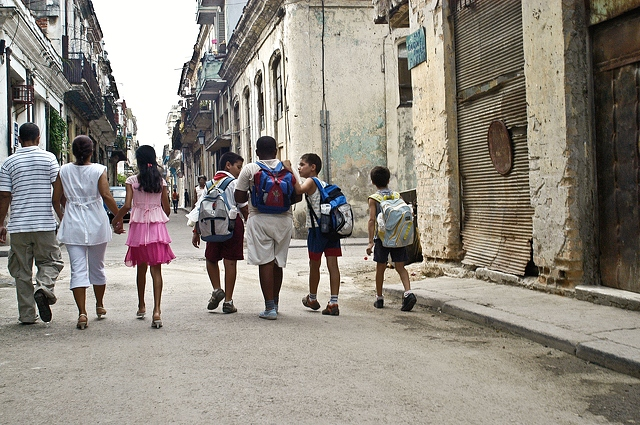
#> input picture lecture12/data/new_data/people.jpg, 640 x 425 px, given in place of lena.jpg, which was not available
$ python page69_face_detection_using_haar_and_lbp_features.py
#> lines starting #> are read from the running program, lines starting #| are printed output that depends on the picture; after the words box and inside, x2 and y2 are one past the last pixel; in counts of white or black regions, pixels touching at a corner belong together; pictures that were not available may be replaced by others from this repository, and a replacement may not be noted
### lecture12/common.py
from __future__ import annotations

from pathlib import Path
from urllib.request import urlopen

import cv2
import numpy as np


ROOT_DIR = Path(__file__).resolve().parent
DATA_DIR = ROOT_DIR / "data"
OUTPUT_DIR = ROOT_DIR / "output"

PEDESTRIAN_DIR = DATA_DIR / "pedestrians"
OCR_DIR = DATA_DIR / "ocr"
FACE_DIR = DATA_DIR / "faces"
ARUCO_DIR = DATA_DIR / "aruco"
NEW_DATA_DIR = DATA_DIR / "new_data"

PEDESTRIAN_URLS = {
    "basketball1.png": "https://raw.githubusercontent.com/opencv/opencv/4.x/samples/data/basketball1.png",
    "basketball2.png": "https://raw.githubusercontent.com/opencv/opencv/4.x/samples/data/basketball2.png",
}
OCR_DIGITS_URL = "https://raw.githubusercontent.com/opencv/opencv/4.x/samples/data/digits.png"
LENA_URL = "https://raw.githubusercontent.com/opencv/opencv/4.x/samples/data/lena.jpg"
LBP_CASCADE_URL = "https://raw.githubusercontent.com/opencv/opencv/4.x/data/lbpcascades/lbpcascade_frontalface_improved.xml"

FACE_SCENE_PATH = FACE_DIR / "synthetic_group.png"
LENA_PATH = FACE_DIR / "lena.jpg"
LBP_CASCADE_PATH = FACE_DIR / "lbpcascade_frontalface_improved.xml"
OCR_DIGITS_PATH = OCR_DIR / "digits.png"
ARUCO_SCENE_PATH = ARUCO_DIR / "synthetic_markers.png"

ARUCO_DICTIONARY_NAME = "DICT_4X4_50"
ARUCO_MARKER_IDS = [5, 12, 23, 31]


def to_uint8(image: np.ndarray) -> np.ndarray:
    if image.dtype == np.uint8:
        return image
    image_float = image.astype(np.float32)
    if float(image_float.min()) >= 0.0 and float(image_float.max()) <= 1.0:
        image_float *= 255.0
    return np.clip(image_float, 0, 255).astype(np.uint8)


def ensure_color(image: np.ndarray) -> np.ndarray:
    image_uint8 = to_uint8(image)
    if image_uint8.ndim == 2:
        return cv2.cvtColor(image_uint8, cv2.COLOR_GRAY2BGR)
    return image_uint8


def save_image(path: Path, image: np.ndarray) -> Path:
    path.parent.mkdir(parents=True, exist_ok=True)
    if not cv2.imwrite(str(path), to_uint8(image)):
        raise OSError(f"Could not save image: {path}")
    print(f"Saved image: {path}")
    return path


def plot_bgr(ax, image: np.ndarray, title: str) -> None:
    ax.imshow(cv2.cvtColor(ensure_color(image), cv2.COLOR_BGR2RGB))
    ax.set_title(title)
    ax.axis("off")


# [4 lines left out: function plot_gray, not called in this run]


def draw_text_block(ax, title: str, text: str) -> None:
    ax.axis("off")
    ax.set_title(title)
    ax.text(0.02, 0.98, text, va="top", ha="left", family="monospace", fontsize=9)


def finalize_figure(fig, filename: str, show: bool = False) -> Path:
    import matplotlib.pyplot as plt

    OUTPUT_DIR.mkdir(parents=True, exist_ok=True)
    out_path = OUTPUT_DIR / filename
    fig.tight_layout()
    fig.savefig(out_path, dpi=160, bbox_inches="tight")
    print(f"Saved figure: {out_path}")
    if show:
        plt.show()
    else:
        plt.close(fig)
    return out_path


def download_bytes(url: str) -> bytes:
    with urlopen(url, timeout=30) as response:
        return response.read()


def download_image(url: str) -> np.ndarray:
    buffer = np.frombuffer(download_bytes(url), dtype=np.uint8)
    image = cv2.imdecode(buffer, cv2.IMREAD_COLOR)
#> image is the input picture: shape (425, 640, 3); mean B, G, R 129.8, 138.9, 144.9
    if image is None:
        raise ValueError(f"Could not decode image from URL: {url}")
    return image


def write_downloaded_file(url: str, destination: Path) -> Path:
    if destination.exists():
        return destination
    destination.parent.mkdir(parents=True, exist_ok=True)
    destination.write_bytes(download_bytes(url))
    print(f"Saved file: {destination}")
    return destination


def write_downloaded_image(url: str, destination: Path) -> Path:
    if destination.exists():
        return destination
    destination.parent.mkdir(parents=True, exist_ok=True)
    save_image(destination, download_image(url))
    return destination


def load_color_image(path: Path) -> np.ndarray:
    image = cv2.imread(str(path), cv2.IMREAD_COLOR)
    if image is None:
        raise FileNotFoundError(f"Could not read image: {path}")
    return image


# [5 lines left out: function load_grayscale_image, not called in this run]


def ensure_base_dirs() -> None:
    DATA_DIR.mkdir(parents=True, exist_ok=True)
    OUTPUT_DIR.mkdir(parents=True, exist_ok=True)


# [6 lines left out: function generate_marker_image, not called in this run]


def build_face_scene() -> np.ndarray:
    lena = load_color_image(LENA_PATH)
    canvas = np.full((1400, 1400, 3), 236, dtype=np.uint8)
    cv2.rectangle(canvas, (30, 30), (1370, 1370), (248, 248, 248), -1)
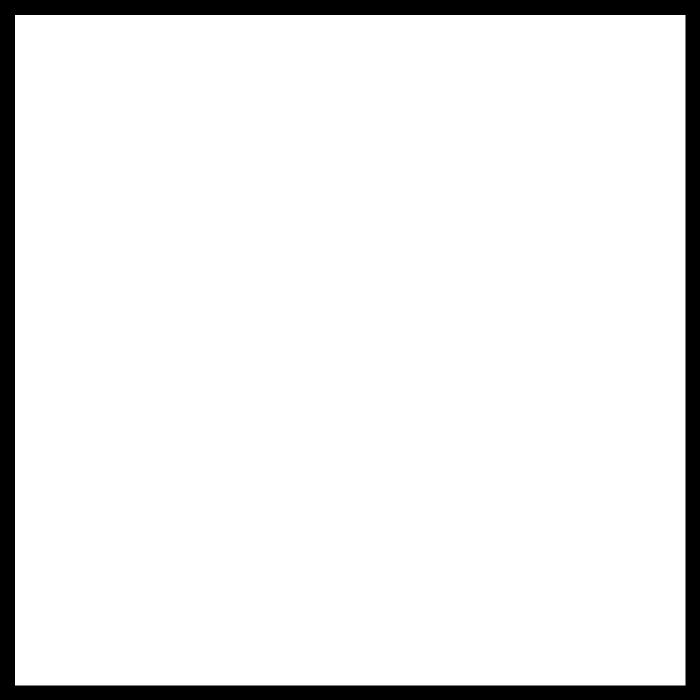
#> canvas: shape (1400, 1400, 3) (shown at 1/2 size); values 236 (black) and 248 (white), 91.7% white; 1 black region, box (x1, y1, x2, y2) and area: (0, 0, 1400, 1400) 161719
    cv2.rectangle(canvas, (30, 30), (1370, 1370), (215, 215, 215), 4, cv2.LINE_AA)
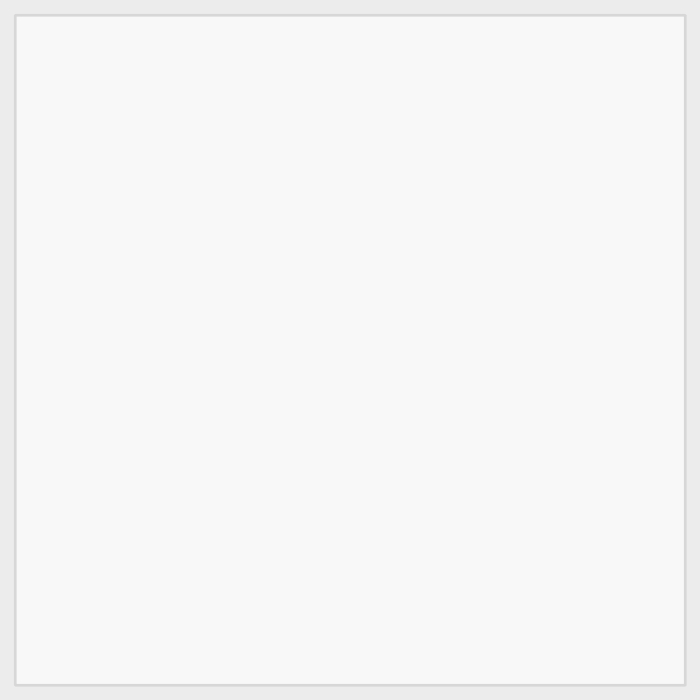
#> canvas: shape (1400, 1400, 3) (shown at 1/2 size); 1.91% of pixels changed, all inside (x1, y1, x2, y2) = (27, 27, 1374, 1374)

    placements = [
        (50, 80, 0.70),
        (720, 90, 0.80),
        (300, 720, 0.90),
    ]
    for x, y, scale in placements:
        face = cv2.resize(lena, None, fx=scale, fy=scale, interpolation=cv2.INTER_LINEAR)
        height, width = face.shape[:2]
        shadow = canvas[y + 18 : y + 18 + height, x + 18 : x + 18 + width]
        shadow[:] = (shadow.astype(np.float32) * 0.85).astype(np.uint8)
        canvas[y : y + height, x : x + width] = face
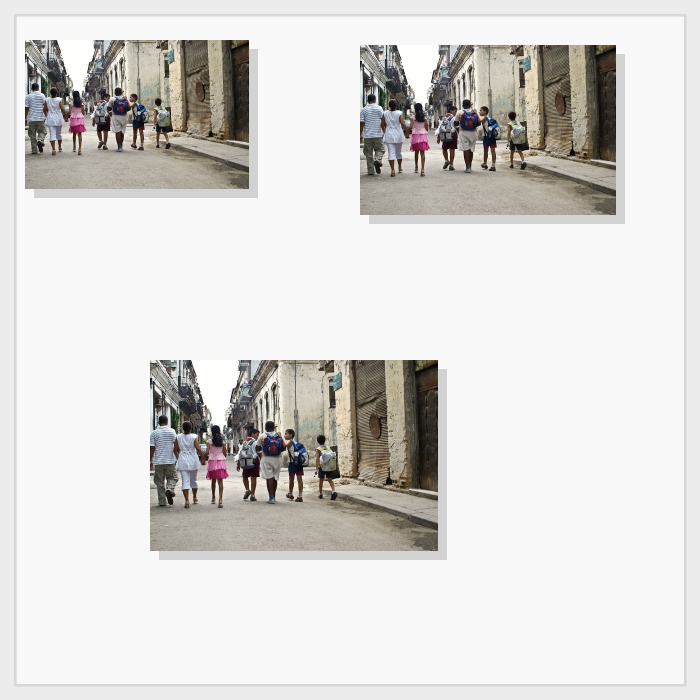
#> canvas: shape (1400, 1400, 3) (shown at 1/2 size); mean of channels 0, 1, 2 213.9, 216.3, 217.9; drawn as B, G, R
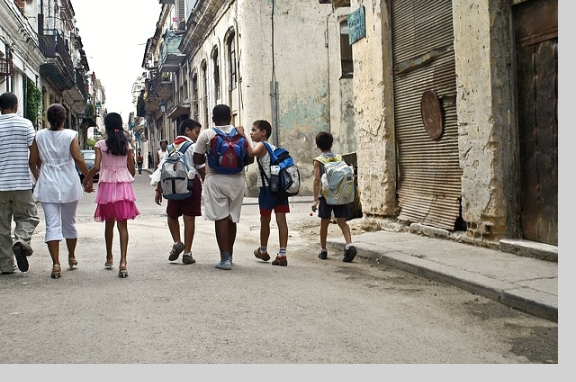
#> shadow: shape (382, 576, 3); mean B, G, R 135.4, 143.9, 149.8
    return canvas


# [41 lines left out: functions build_aruco_scene, ensure_pedestrian_dataset, not called in this run]


def ensure_ocr_dataset() -> None:
    ensure_base_dirs()
    write_downloaded_image(OCR_DIGITS_URL, OCR_DIGITS_PATH)


def ensure_face_dataset() -> None:
    ensure_base_dirs()
    write_downloaded_image(LENA_URL, LENA_PATH)
    write_downloaded_file(LBP_CASCADE_URL, LBP_CASCADE_PATH)
    if not FACE_SCENE_PATH.exists():
        save_image(FACE_SCENE_PATH, build_face_scene())


# [23 lines left out: functions ensure_aruco_dataset, ensure_demo_data, pedestrian_image_paths, not called in this run]


def digits_image_path() -> Path:
    ensure_ocr_dataset()
    return OCR_DIGITS_PATH


def face_scene_path() -> Path:
    ensure_face_dataset()
    return FACE_SCENE_PATH


def haar_cascade_path() -> Path:
    user_path = NEW_DATA_DIR / "haarcascade_frontalface_default.xml"
    if user_path.exists():
        return user_path
    return Path(cv2.data.haarcascades) / "haarcascade_frontalface_default.xml"


def lbp_cascade_path() -> Path:
    user_path = NEW_DATA_DIR / "lbpcascade_frontalface.xml"
    if user_path.exists():
        return user_path
    ensure_face_dataset()
    return LBP_CASCADE_PATH


def aruco_scene_path() -> Path:
    ensure_aruco_dataset()
    return ARUCO_SCENE_PATH


def face_video_path() -> Path | None:
    candidate = NEW_DATA_DIR / "faces.mp4"
    if candidate.exists():
        return candidate
    return None

### lecture12/page69_face_detection_using_haar_and_lbp_features.py
from __future__ import annotations

import argparse
import time
from dataclasses import dataclass

import cv2
import matplotlib.pyplot as plt
import numpy as np
from matplotlib.gridspec import GridSpec

from common import draw_text_block, face_scene_path, face_video_path, finalize_figure, haar_cascade_path, lbp_cascade_path, load_color_image, plot_bgr


@dataclass
class FaceDetectionResult:
    label: str
    annotated: np.ndarray
    boxes: list[tuple[int, int, int, int]]
    elapsed_ms: float


@dataclass
class VideoFrameResult:
    frame_index: int
    timestamp_s: float
    original: np.ndarray
    haar: FaceDetectionResult
    lbp: FaceDetectionResult


def parse_args() -> argparse.Namespace:
    parser = argparse.ArgumentParser(description="Lecture 12 page 69: face detection using Haar and LBP features.")
    parser.add_argument("--show", action="store_true", help="Open the Matplotlib figure after saving.")
    return parser.parse_args()


def detect_faces(
    image,
    classifier: cv2.CascadeClassifier,
    label: str,
    color: tuple[int, int, int],
    scale_factor: float,
    min_neighbors: int,
    min_size: tuple[int, int],
    min_area: int = 0,
) -> FaceDetectionResult:
#> called with label = 'Haar', color = (50, 200, 50), scale_factor = 1.1, min_neighbors = 4, min_size = (60, 60), min_area = 0
    gray = cv2.cvtColor(image, cv2.COLOR_BGR2GRAY)
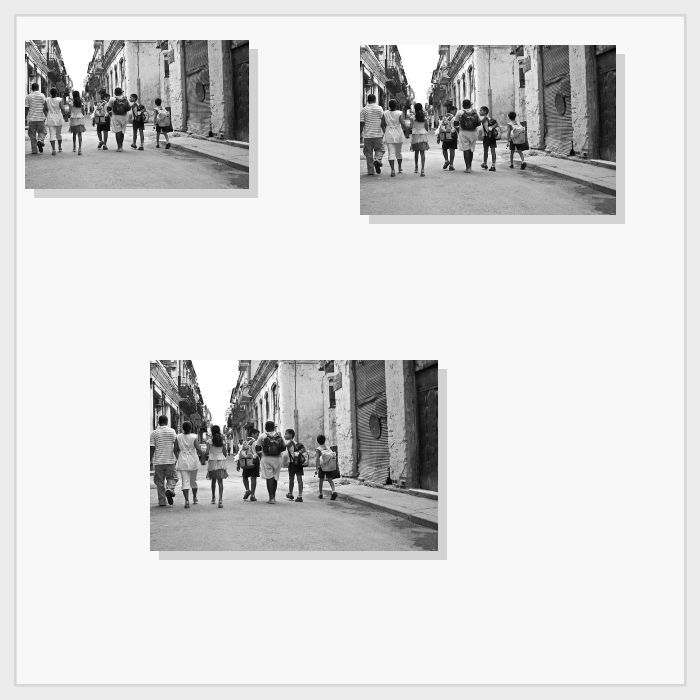
#> gray: shape (1400, 1400) (shown at 1/2 size); min 1, max 255, mean 216.5
    start_time = time.perf_counter()
    raw_boxes = classifier.detectMultiScale(
        gray,
        scaleFactor=scale_factor,
        minNeighbors=min_neighbors,
        minSize=min_size,
    )
#> raw_boxes = [[34, 63, 71, 71], [703, 72, 79, 79], [281, 700, 90, 90]]
    elapsed_ms = (time.perf_counter() - start_time) * 1000.0
    boxes = [tuple(map(int, box)) for box in raw_boxes]
#> boxes = [(34, 63, 71, 71), (703, 72, 79, 79), (281, 700, 90, 90)]
    if min_area > 0:
        boxes = [box for box in boxes if box[2] * box[3] >= min_area]

    annotated = image.copy()
    for index, (x, y, width, height) in enumerate(boxes, start=1):
        cv2.rectangle(annotated, (x, y), (x + width, y + height), color, 3, cv2.LINE_AA)
        cv2.putText(
            annotated,
            f"{label[0]}{index}",
            (x, max(28, y - 8)),
            cv2.FONT_HERSHEY_SIMPLEX,
            0.75,
            color,
            2,
            cv2.LINE_AA,
        )
#> this loop made 3 passes
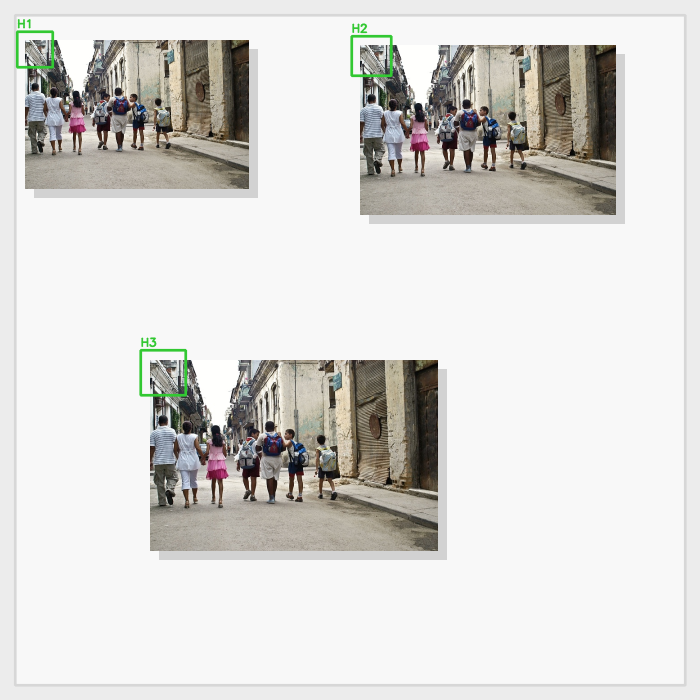
#> annotated: shape (1400, 1400, 3) (shown at 1/2 size); 0.4% of pixels changed, all inside (x1, y1, x2, y2) = (31, 38, 786, 794)
    return FaceDetectionResult(label, annotated, boxes, elapsed_ms)


def total_box_area(boxes: list[tuple[int, int, int, int]]) -> int:
    return sum(width * height for _, _, width, height in boxes)


# [78 lines left out: function select_video_frame_results, not called in this run]


def main() -> None:
    args = parse_args()
    haar_classifier = cv2.CascadeClassifier(str(haar_cascade_path()))
    lbp_classifier = cv2.CascadeClassifier(str(lbp_cascade_path()))
    video_path = face_video_path()

    if video_path is not None:
        frame_results = select_video_frame_results(video_path, haar_classifier, lbp_classifier)
        fig = plt.figure(figsize=(18, 14))
        grid = GridSpec(4, len(frame_results), figure=fig, height_ratios=[1.0, 1.0, 1.0, 0.42])

        for column, result in enumerate(frame_results):
            title_suffix = f"f={result.frame_index}, t={result.timestamp_s:.2f}s"
            plot_bgr(fig.add_subplot(grid[0, column]), result.original, f"Video frame\n{title_suffix}")
            plot_bgr(
                fig.add_subplot(grid[1, column]),
                result.haar.annotated,
                f"Haar ({len(result.haar.boxes)})\n{title_suffix}",
            )
            plot_bgr(
                fig.add_subplot(grid[2, column]),
                result.lbp.annotated,
                f"LBP ({len(result.lbp.boxes)})\n{title_suffix}",
            )

        summary_lines = [
            f"Input video: {video_path.name}",
            f"Haar cascade: {haar_cascade_path().name}",
            f"LBP cascade: {lbp_cascade_path().name}",
            "",
        ]
        for result in frame_results:
            summary_lines.extend(
                [
                    f"frame {result.frame_index} ({result.timestamp_s:.2f}s)",
                    f"  Haar: {len(result.haar.boxes)} faces, {result.haar.elapsed_ms:.1f} ms",
                    f"  LBP: {len(result.lbp.boxes)} faces, {result.lbp.elapsed_ms:.1f} ms",
                    "",
                ]
            )
        draw_text_block(fig.add_subplot(grid[3, :]), "Face Detection Summary", "\n".join(summary_lines).rstrip())
    else:
        image = load_color_image(face_scene_path())
        haar_result = detect_faces(
            image,
            haar_classifier,
            label="Haar",
            color=(50, 200, 50),
            scale_factor=1.10,
            min_neighbors=4,
            min_size=(60, 60),
        )
        lbp_result = detect_faces(
            image,
            lbp_classifier,
            label="LBP",
            color=(0, 120, 255),
            scale_factor=1.05,
            min_neighbors=5,
            min_size=(60, 60),
        )

        fig, axes = plt.subplots(2, 2, figsize=(16, 12))
        plot_bgr(axes[0, 0], image, "Synthetic multi-face scene")
        plot_bgr(axes[0, 1], haar_result.annotated, f"Haar detections ({len(haar_result.boxes)})")
        plot_bgr(axes[1, 0], lbp_result.annotated, f"LBP detections ({len(lbp_result.boxes)})")

        summary = (
            "Input: generated scene built from the official lena.jpg sample\n"
            "Goal: compare classical frontal-face cascade detectors\n\n"
            f"Haar cascade runtime: {haar_result.elapsed_ms:.1f} ms\n"
            f"Haar boxes: {haar_result.boxes}\n\n"
            f"LBP cascade runtime: {lbp_result.elapsed_ms:.1f} ms\n"
            f"LBP boxes: {lbp_result.boxes}\n\n"
            "The scene uses three frontal faces at different scales so\n"
            "both cascades can be compared on the same target layout."
        )
        draw_text_block(axes[1, 1], "Face Detection Summary", summary)
    finalize_figure(fig, "page69_face_detection_using_haar_and_lbp_features.png", show=args.show)
#> in finalize_figure, `fig.savefig(out_path, dpi=160, bbox_inches="tight")`:
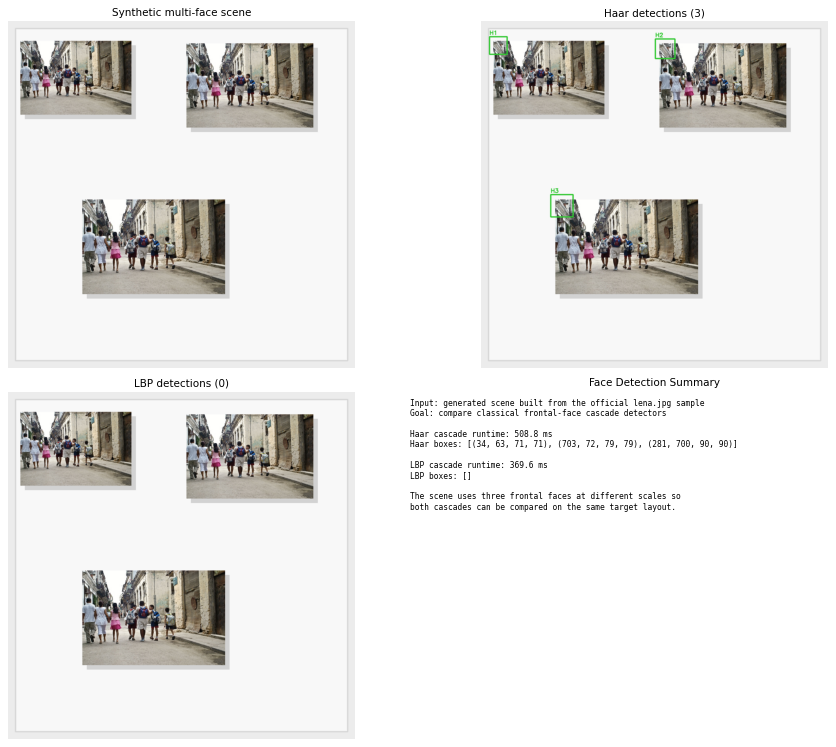
#> figure drawn by matplotlib, 3 panels


if __name__ == "__main__":
    main()
